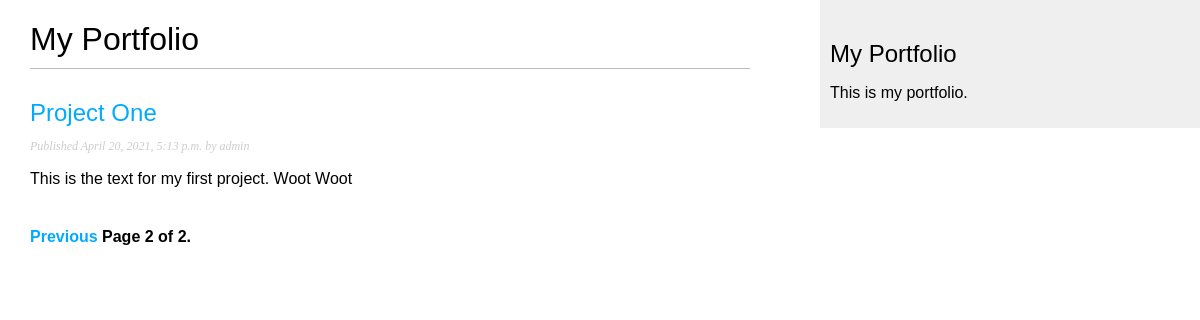
The page /portfolio/?page=2 on the database its author committed.
### portfolio/models.py (models this page shows, shortened)
class Project(models.Model):
    STATUS_CHOICES = (
        ('draft', 'Draft'),
        ('published', 'Published'),
    )
    title = models.CharField(max_length=250)
    slug = models.SlugField(max_length=250,
                            unique_for_date='publish')
    author = models.ForeignKey(User,
                               on_delete=models.CASCADE,
                               related_name='portfolio_projects')
    body = models.TextField()
    image1 = models.CharField(max_length=250)
    image2 = models.CharField(max_length=250)
    image3 = models.CharField(max_length=250)
    publish = models.DateTimeField(default=timezone.now)
    created = models.DateTimeField(auto_now_add=True)
    updated = models.DateTimeField(auto_now=True)
    status = models.CharField(max_length=10,
                              choices=STATUS_CHOICES,
                              default='draft')
    objects = models.Manager()  # The default manager
    published = PublishedManager()  # Our custom manager
    class Meta:
        ordering = ('-publish',)
    def get_absolute_url(self):
        return reverse('portfolio:project_detail',
                       args=[self.publish.year,
                             self.publish.month,
                             self.publish.day, self.slug])

### portfolio/views.py (the view)
# urls.py: path('', views.project_list, name='project_list'),
def project_list(request):
    object_list = Project.published.all()
    paginator = Paginator(object_list, 3)  # 3 projects in each page
    page = request.GET.get('page')
    try:
        projects = paginator.page(page)
    except PageNotAnInteger:
        projects = paginator.page(1)
    except EmptyPage:
        projects = paginator.page(paginator.num_pages)
    return render(request,
                  'portfolio/project/list.html',
                  {'page': page,
                   'projects': projects})

### portfolio/models.py (called while the page is built)
    def get_queryset(self):
        return super(PublishedManager,
                     self).get_queryset()\
                     .filter(status='published')

### portfolio/templates/portfolio/project/list.html (shortened to what this page needs)
{% extends "portfolio/base.html" %}
{% block content %}
    <h1>My Portfolio</h1>
    {% for project in projects %}
        <h2>
            <a href="{{ project.get_absolute_url }}">
                {{ project.title }}
            </a>
        </h2>
        <p class="date">
            Published {{ project.publish }} by {{ project.author }}
        </p>
        {{ project.body|truncatewords:30|linebreaks }}
    {% endfor %}
    {% include "pagination.html" with page=projects %}
{% endblock %}

### portfolio/static/css/portfolio.css (style rules this page uses)
body { margin:0; padding:0; font-family:helvetica, sans-serif; }
a { color:#00abff; text-decoration:none; }
h1 { font-weight:normal; border-bottom:1px solid #bbb; padding:0 0 10px 0; }
h2 { font-weight:normal; margin:30px 0 0; }
p.date { color:#ccc; font-family: georgia, serif; font-size: 12px; font-style: italic; }

### rows shown on the page
Project: title "Project One", publish "April 20, 2021, 5:13 p.m.", author "admin", body "This is the text for my first project. Woot Woot"

### other values the page prints
{{ page.number }} "2"
{{ page.paginator.num_pages }} "2"
